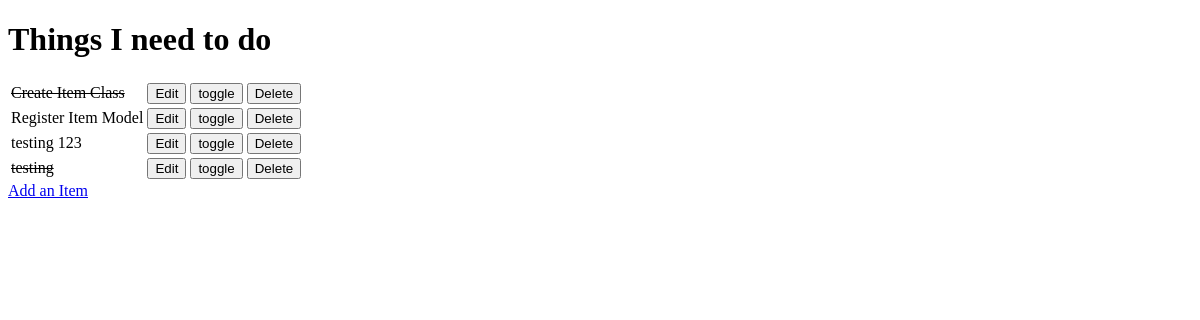
/, run on an earlier commit of the app's database.
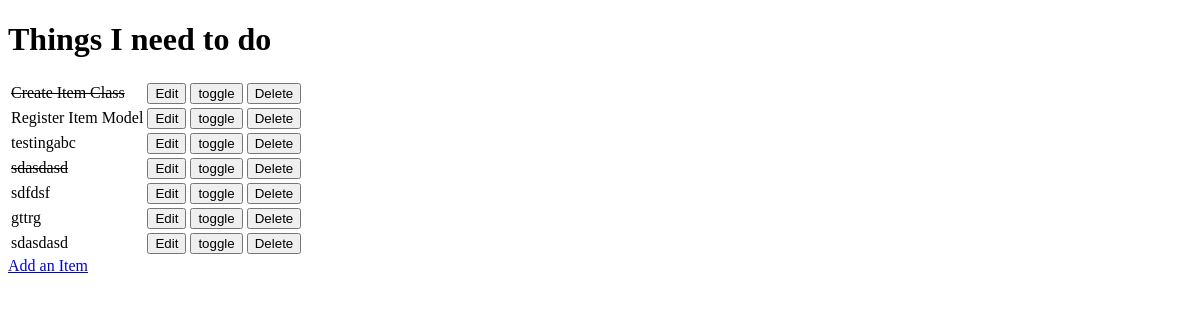
And on a later commit of the database.
### todo/models.py (models this page shows, shortened)
class Item(models.Model):
    name = models.CharField(max_length=50, null=False, blank=False)
    done = models.BooleanField(null=False, blank=False, default=False)

### todo/views.py (the view)
# urls.py: path('', get_todo_list, name='get_todo_list'),      #this is the home page
def get_todo_list(request):  # take a http request from user
    items = Item.objects.all()
    context = {
        'items':  items
    }
    return render(request, 'todo/todo_list.html',context )  # returns the todolist page

### todo/templates/todo/todo_list.html (shortened to what this page needs)
<!DOCTYPE html>
<html lang="en">
<head>
</head>
<body>
    <h1>Things I need to do</h1>
    <table>
    <p>{% for item in items %}
        <tr>
            {% if item.done %}
            <td><strike>{{ item.name }}</strike></td>
            {% else %}
            <td>{{ item.name }}</td>
            {% endif %}
        <td>
            <a href="/edit/{{item.id}}">
                <button>Edit</button>
            </a>
        </td>
        <td>
            <a href="/toggle/{{item.id}}">
                <button>toggle</button>
            </a>
        </td>
        <td>
            <a href="/delete/{{item.id}}">
                <button>Delete</button>
            </a>
        </td>
        </tr>
        {% empty %}
        <tr><td>you have nothing to do</td></tr>
        {% endfor %}
    </table>
    <a href="/add">Add an Item</a>
</body>
</html>

What changed in the data, as far as the page shows it:
removed Item: name "testing 123"
changed Item: done True → False (drawn); name "testing" → "testingabc"
added Item: name "sdasdasd"
added Item: name "sdfdsf"
added Item: name "gttrg"
added Item: name "sdasdasd"
